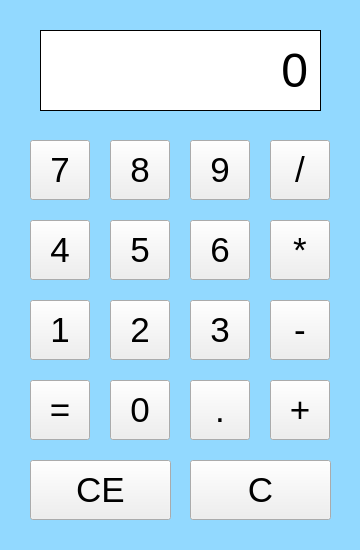
<?xml version="1.0" encoding="UTF-8"?>
<ui version="4.0">
 <class>Form</class>
 <widget class="QWidget" name="Form">
  <property name="geometry">
   <rect>
    <x>0</x>
    <y>0</y>
    <width>360</width>
    <height>550</height>
   </rect>
  </property>
  <property name="windowTitle">
   <string>Calculator</string>
  </property>
  <property name="styleSheet">
   <string notr="true">#Form{
background:#92d9ff;
}</string>
  </property>
  <widget class="QLabel" name="outputLabel">
   <property name="geometry">
    <rect>
     <x>40</x>
     <y>30</y>
     <width>281</width>
     <height>81</height>
    </rect>
   </property>
   <property name="font">
    <font>
     <pointsize>36</pointsize>
    </font>
   </property>
   <property name="styleSheet">
    <string notr="true">#Form{
background:#ffffff;
}

#outputLabel{
background:#ffffff;
}</string>
   </property>
   <property name="frameShape">
    <enum>QFrame::Box</enum>
   </property>
   <property name="frameShadow">
    <enum>QFrame::Plain</enum>
   </property>
   <property name="text">
    <string>0</string>
   </property>
   <property name="alignment">
    <set>Qt::AlignRight|Qt::AlignTrailing|Qt::AlignVCenter</set>
   </property>
   <property name="margin">
    <number>11</number>
   </property>
  </widget>
  <widget class="QPushButton" name="sevenButton">
   <property name="geometry">
    <rect>
     <x>30</x>
     <y>140</y>
     <width>60</width>
     <height>60</height>
    </rect>
   </property>
   <property name="font">
    <font>
     <pointsize>26</pointsize>
    </font>
   </property>
   <property name="text">
    <string>7</string>
   </property>
  </widget>
  <widget class="QPushButton" name="eightButton">
   <property name="geometry">
    <rect>
     <x>110</x>
     <y>140</y>
     <width>60</width>
     <height>60</height>
    </rect>
   </property>
   <property name="font">
    <font>
     <pointsize>26</pointsize>
    </font>
   </property>
   <property name="text">
    <string>8</string>
   </property>
  </widget>
  <widget class="QPushButton" name="nineButton">
   <property name="geometry">
    <rect>
     <x>190</x>
     <y>140</y>
     <width>60</width>
     <height>60</height>
    </rect>
   </property>
   <property name="font">
    <font>
     <pointsize>26</pointsize>
    </font>
   </property>
   <property name="text">
    <string>9</string>
   </property>
  </widget>
  <widget class="QPushButton" name="divideButton">
   <property name="geometry">
    <rect>
     <x>270</x>
     <y>140</y>
     <width>60</width>
     <height>60</height>
    </rect>
   </property>
   <property name="font">
    <font>
     <pointsize>26</pointsize>
    </font>
   </property>
   <property name="text">
    <string>/</string>
   </property>
  </widget>
  <widget class="QPushButton" name="fourButton">
   <property name="geometry">
    <rect>
     <x>30</x>
     <y>220</y>
     <width>60</width>
     <height>60</height>
    </rect>
   </property>
   <property name="font">
    <font>
     <pointsize>26</pointsize>
    </font>
   </property>
   <property name="text">
    <string>4</string>
   </property>
  </widget>
  <widget class="QPushButton" name="fiveButton">
   <property name="geometry">
    <rect>
     <x>110</x>
     <y>220</y>
     <width>60</width>
     <height>60</height>
    </rect>
   </property>
   <property name="font">
    <font>
     <pointsize>26</pointsize>
    </font>
   </property>
   <property name="text">
    <string>5</string>
   </property>
  </widget>
  <widget class="QPushButton" name="sixButton">
   <property name="geometry">
    <rect>
     <x>190</x>
     <y>220</y>
     <width>60</width>
     <height>60</height>
    </rect>
   </property>
   <property name="font">
    <font>
     <pointsize>26</pointsize>
    </font>
   </property>
   <property name="text">
    <string>6</string>
   </property>
  </widget>
  <widget class="QPushButton" name="multiplyButton">
   <property name="geometry">
    <rect>
     <x>270</x>
     <y>220</y>
     <width>60</width>
     <height>60</height>
    </rect>
   </property>
   <property name="font">
    <font>
     <pointsize>26</pointsize>
    </font>
   </property>
   <property name="text">
    <string>*</string>
   </property>
  </widget>
  <widget class="QPushButton" name="oneButton">
   <property name="geometry">
    <rect>
     <x>30</x>
     <y>300</y>
     <width>60</width>
     <height>60</height>
    </rect>
   </property>
   <property name="font">
    <font>
     <pointsize>26</pointsize>
    </font>
   </property>
   <property name="text">
    <string>1</string>
   </property>
  </widget>
  <widget class="QPushButton" name="twoButton">
   <property name="geometry">
    <rect>
     <x>110</x>
     <y>300</y>
     <width>60</width>
     <height>60</height>
    </rect>
   </property>
   <property name="font">
    <font>
     <pointsize>26</pointsize>
    </font>
   </property>
   <property name="text">
    <string>2</string>
   </property>
  </widget>
  <widget class="QPushButton" name="threeButton">
   <property name="geometry">
    <rect>
     <x>190</x>
     <y>300</y>
     <width>60</width>
     <height>60</height>
    </rect>
   </property>
   <property name="font">
    <font>
     <pointsize>26</pointsize>
    </font>
   </property>
   <property name="text">
    <string>3</string>
   </property>
  </widget>
  <widget class="QPushButton" name="minusButton">
   <property name="geometry">
    <rect>
     <x>270</x>
     <y>300</y>
     <width>60</width>
     <height>60</height>
    </rect>
   </property>
   <property name="font">
    <font>
     <pointsize>26</pointsize>
    </font>
   </property>
   <property name="text">
    <string>-</string>
   </property>
  </widget>
  <widget class="QPushButton" name="equalButton">
   <property name="geometry">
    <rect>
     <x>30</x>
     <y>380</y>
     <width>60</width>
     <height>60</height>
    </rect>
   </property>
   <property name="font">
    <font>
     <pointsize>26</pointsize>
    </font>
   </property>
   <property name="text">
    <string>=</string>
   </property>
  </widget>
  <widget class="QPushButton" name="zeroButton">
   <property name="geometry">
    <rect>
     <x>110</x>
     <y>380</y>
     <width>60</width>
     <height>60</height>
    </rect>
   </property>
   <property name="font">
    <font>
     <pointsize>26</pointsize>
    </font>
   </property>
   <property name="text">
    <string>0</string>
   </property>
  </widget>
  <widget class="QPushButton" name="decimalButton">
   <property name="geometry">
    <rect>
     <x>190</x>
     <y>380</y>
     <width>60</width>
     <height>60</height>
    </rect>
   </property>
   <property name="font">
    <font>
     <pointsize>26</pointsize>
    </font>
   </property>
   <property name="text">
    <string>.</string>
   </property>
  </widget>
  <widget class="QPushButton" name="addButton">
   <property name="geometry">
    <rect>
     <x>270</x>
     <y>380</y>
     <width>60</width>
     <height>60</height>
    </rect>
   </property>
   <property name="font">
    <font>
     <pointsize>26</pointsize>
    </font>
   </property>
   <property name="text">
    <string>+</string>
   </property>
  </widget>
  <widget class="QPushButton" name="ceButton">
   <property name="geometry">
    <rect>
     <x>30</x>
     <y>460</y>
     <width>141</width>
     <height>60</height>
    </rect>
   </property>
   <property name="font">
    <font>
     <pointsize>26</pointsize>
    </font>
   </property>
   <property name="text">
    <string>CE</string>
   </property>
  </widget>
  <widget class="QPushButton" name="cButton">
   <property name="geometry">
    <rect>
     <x>190</x>
     <y>460</y>
     <width>141</width>
     <height>60</height>
    </rect>
   </property>
   <property name="font">
    <font>
     <pointsize>26</pointsize>
    </font>
   </property>
   <property name="text">
    <string>C</string>
   </property>
  </widget>
 </widget>
 <resources/>
 <connections/>
</ui>
